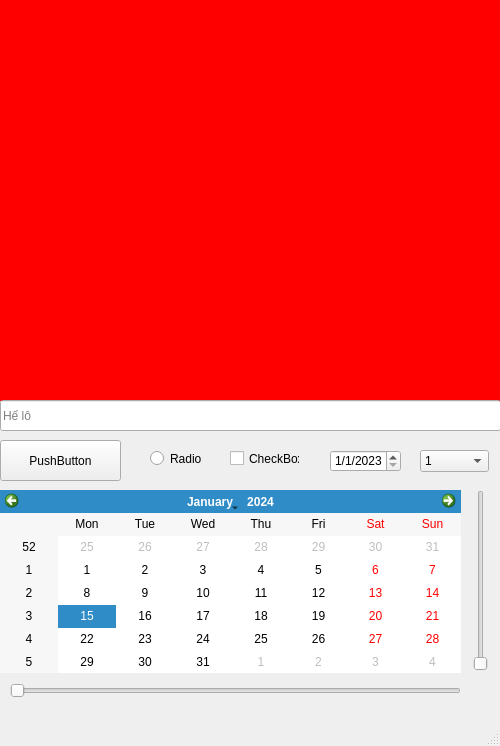
<?xml version="1.0" encoding="UTF-8"?>
<ui version="4.0">
 <class>MainWindow</class>
 <widget class="QMainWindow" name="MainWindow">
  <property name="geometry">
   <rect>
    <x>0</x>
    <y>0</y>
    <width>500</width>
    <height>746</height>
   </rect>
  </property>
  <property name="font">
   <font>
    <weight>50</weight>
    <italic>false</italic>
    <bold>false</bold>
    <strikeout>false</strikeout>
    <kerning>true</kerning>
   </font>
  </property>
  <property name="cursor">
   <cursorShape>ArrowCursor</cursorShape>
  </property>
  <property name="windowTitle">
   <string>MainWindow</string>
  </property>
  <widget class="QWidget" name="centralwidget">
   <widget class="QLabel" name="label">
    <property name="enabled">
     <bool>false</bool>
    </property>
    <property name="geometry">
     <rect>
      <x>0</x>
      <y>0</y>
      <width>501</width>
      <height>401</height>
     </rect>
    </property>
    <property name="font">
     <font>
      <family>Arial</family>
      <pointsize>36</pointsize>
      <weight>75</weight>
      <bold>true</bold>
     </font>
    </property>
    <property name="styleSheet">
     <string notr="true">color: red;
border-image: url(:/Image_Label/C:/Users/Windows/Downloads/_a1e8a72c-d793-4a49-8ea5-486613b56710.jpg);
background-color: red;</string>
    </property>
    <property name="text">
     <string>╰(*°▽°*)╯</string>
    </property>
    <property name="alignment">
     <set>Qt::AlignCenter</set>
    </property>
   </widget>
   <widget class="QLineEdit" name="lineEdit">
    <property name="geometry">
     <rect>
      <x>0</x>
      <y>400</y>
      <width>501</width>
      <height>31</height>
     </rect>
    </property>
    <property name="cursor">
     <cursorShape>IBeamCursor</cursorShape>
    </property>
    <property name="styleSheet">
     <string notr="true"/>
    </property>
    <property name="placeholderText">
     <string extracomment="SĐT">Hế lô</string>
    </property>
   </widget>
   <widget class="QPushButton" name="pushButton">
    <property name="geometry">
     <rect>
      <x>0</x>
      <y>440</y>
      <width>121</width>
      <height>41</height>
     </rect>
    </property>
    <property name="text">
     <string>PushButton</string>
    </property>
   </widget>
   <widget class="QRadioButton" name="radioButton">
    <property name="geometry">
     <rect>
      <x>150</x>
      <y>450</y>
      <width>82</width>
      <height>17</height>
     </rect>
    </property>
    <property name="text">
     <string>Radio</string>
    </property>
   </widget>
   <widget class="QCheckBox" name="checkBox">
    <property name="geometry">
     <rect>
      <x>230</x>
      <y>450</y>
      <width>70</width>
      <height>17</height>
     </rect>
    </property>
    <property name="text">
     <string>CheckBox</string>
    </property>
   </widget>
   <widget class="QDateEdit" name="dateEdit">
    <property name="geometry">
     <rect>
      <x>330</x>
      <y>450</y>
      <width>71</width>
      <height>22</height>
     </rect>
    </property>
    <property name="displayFormat">
     <string>d/M/yyyy</string>
    </property>
    <property name="date">
     <date>
      <year>2023</year>
      <month>1</month>
      <day>1</day>
     </date>
    </property>
   </widget>
   <widget class="QComboBox" name="comboBox">
    <property name="geometry">
     <rect>
      <x>420</x>
      <y>450</y>
      <width>69</width>
      <height>22</height>
     </rect>
    </property>
    <item>
     <property name="text">
      <string>1</string>
     </property>
    </item>
    <item>
     <property name="text">
      <string>2</string>
     </property>
    </item>
    <item>
     <property name="text">
      <string>3</string>
     </property>
    </item>
    <item>
     <property name="text">
      <string>4</string>
     </property>
    </item>
    <item>
     <property name="text">
      <string>5</string>
     </property>
    </item>
    <item>
     <property name="text">
      <string>6</string>
     </property>
    </item>
    <item>
     <property name="text">
      <string>7</string>
     </property>
    </item>
    <item>
     <property name="text">
      <string>8</string>
     </property>
    </item>
    <item>
     <property name="text">
      <string>9</string>
     </property>
    </item>
    <item>
     <property name="text">
      <string>10</string>
     </property>
    </item>
   </widget>
   <widget class="QCalendarWidget" name="calendarWidget">
    <property name="geometry">
     <rect>
      <x>0</x>
      <y>490</y>
      <width>461</width>
      <height>183</height>
     </rect>
    </property>
   </widget>
   <widget class="QSlider" name="horizontalSlider">
    <property name="geometry">
     <rect>
      <x>10</x>
      <y>680</y>
      <width>451</width>
      <height>22</height>
     </rect>
    </property>
    <property name="orientation">
     <enum>Qt::Horizontal</enum>
    </property>
   </widget>
   <widget class="QSlider" name="verticalSlider">
    <property name="geometry">
     <rect>
      <x>470</x>
      <y>490</y>
      <width>22</width>
      <height>181</height>
     </rect>
    </property>
    <property name="orientation">
     <enum>Qt::Vertical</enum>
    </property>
   </widget>
  </widget>
  <widget class="QMenuBar" name="menubar">
   <property name="geometry">
    <rect>
     <x>0</x>
     <y>0</y>
     <width>500</width>
     <height>21</height>
    </rect>
   </property>
  </widget>
  <widget class="QStatusBar" name="statusbar"/>
 </widget>
 <resources>
  <include location="resource.qrc"/>
 </resources>
 <connections/>
</ui>
